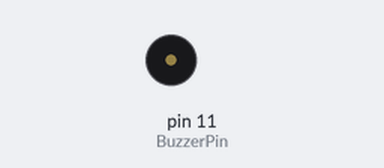
The sketch below on a simulated Arduino Uno, built with avr-gcc and run on an emulated ATmega328P. Shown: buzzer (waves = sounding).

Above: at 2.1 s.
At 12.1 s:
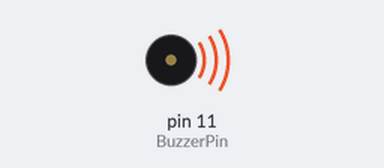
Timing chart, 0 to 13.3 s (numbered marks = the images above):
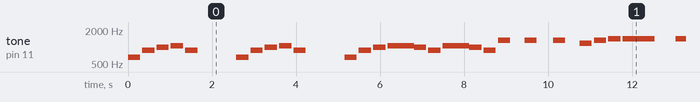

Measured:
- by itself, tone on pin 11 (BuzzerPin): plays 659 Hz for 0.29 s, 880 Hz for 0.29 s, 987 Hz for 0.29 s, 1046 Hz for 0.29 s, 880 Hz for 0.29 s, 659 Hz for 0.29 s … (250 notes in this stretch)

The sketch:

BUZZER2.ino
```cpp
int BuzzerPin = 11;

int Si2 =1975;
int LaS2=1864;
int La2= 1760;
int SolS2=1661;
int Sol2=1567;
int FaS2=1479;
int Fa2= 1396;
int Mi2= 1318;
int ReS2=1244;
int Re2= 1174;
int DoS2=1108;
int Do2= 1046;

// Low Octave
int Si = 987;
int LaS= 932;
int La = 880;
int SolS=830;
int Sol= 783;
int FaS= 739;
int Fa=  698;
int Mi=  659;
int ReS= 622;
int Re = 587;
int DoS =554;
int Do = 523;

// define the notes
int rounda=0;
int roundp=0;
int white= 0;
int whitep=0;
int black=0;
int blackp=0;
int quaver=0;
int quaverp =0;
int semiquaver=0;
int semiquaverp=0;
int bpm= 120;

void setup(){
      pinMode(BuzzerPin,OUTPUT);

      black= 35000/bpm;
      blackp=black*1.5;
      white= black*2;
      whitep=white*1.5;
      rounda= black*4;
      roundp= rounda*1.5;
      quaver= black/2;
      quaverp=quaver*1.5;
      semiquaver= black/4;
      semiquaverp=semiquaver*1.5;
}
void loop(){
  tone(BuzzerPin,Mi,black);
  delay(black+50);
  tone(BuzzerPin,La,black);
  delay(black+50);
  tone(BuzzerPin,Si,black);
  delay(black+50);
  tone(BuzzerPin,Do2,black);
  delay(black+50);
  tone(BuzzerPin,La,black);

  delay(2*white+50);

  tone(BuzzerPin,Mi,black);
  delay(black+50);
  tone(BuzzerPin,La,black);
  delay(black+50);
  tone(BuzzerPin,Si,black);
  delay(black+50);
  tone(BuzzerPin,Do2,black);
  delay(black+50);
  tone(BuzzerPin,La,black);

  delay(2*white+50);

  tone(BuzzerPin,Mi,black);
  delay(black+50);
  tone(BuzzerPin,La,black);
  delay(black+50);
  tone(BuzzerPin,Si,black);
  delay(black+50);
  tone(BuzzerPin,Do2,white*1.3);
  delay(2*black+50);

  tone(BuzzerPin,Si,black);
  delay(black+50);
  tone(BuzzerPin,La,black);
  delay(black+50);
  tone(BuzzerPin,Do2,white*1.3);
  delay(2*black+50);

  tone(BuzzerPin,Si,black);
  delay(black+50);
  tone(BuzzerPin,La,black);
  delay(black+50);
  tone(BuzzerPin,Mi2,black);
  delay(white+50);
  tone(BuzzerPin,Mi2,black);
  delay(white+100);

  tone(BuzzerPin,Mi2,black);
  delay(white+50);
  tone(BuzzerPin,Re2,black);
  delay(black+50);
  tone(BuzzerPin,Mi2,black);
  delay(black+50);
  tone(BuzzerPin,Fa2,black);
  delay(black+50);
  tone(BuzzerPin,Fa2,white*1.3);
  delay(rounda+100);

  tone(BuzzerPin,Fa2,black);
  delay(black+50);
  tone(BuzzerPin,Mi2,black);
  delay(black+50);
  tone(BuzzerPin,Re2,black);
  delay(black+50);
  tone(BuzzerPin,Fa2,black);
  delay(black+50);
  tone(BuzzerPin,Mi2,white*1.3);
  delay(rounda+100);

  tone(BuzzerPin,Mi2,black);
  delay(black+50);
  tone(BuzzerPin,Re2,black);
  delay(black+50);
   tone(BuzzerPin,Do2,black);
  delay(black+50);
  tone(BuzzerPin,Si,white*1.3);
  delay(white+50);
  tone(BuzzerPin,Mi2,white*1.3);
  delay(white+50);
  tone(BuzzerPin,Si,white*1.3);
  delay(white+50);
  tone(BuzzerPin,Do2,white*1.3);
  delay(white+50);
  tone(BuzzerPin,La,rounda*1.3);
  delay(rounda+50);

}
```
